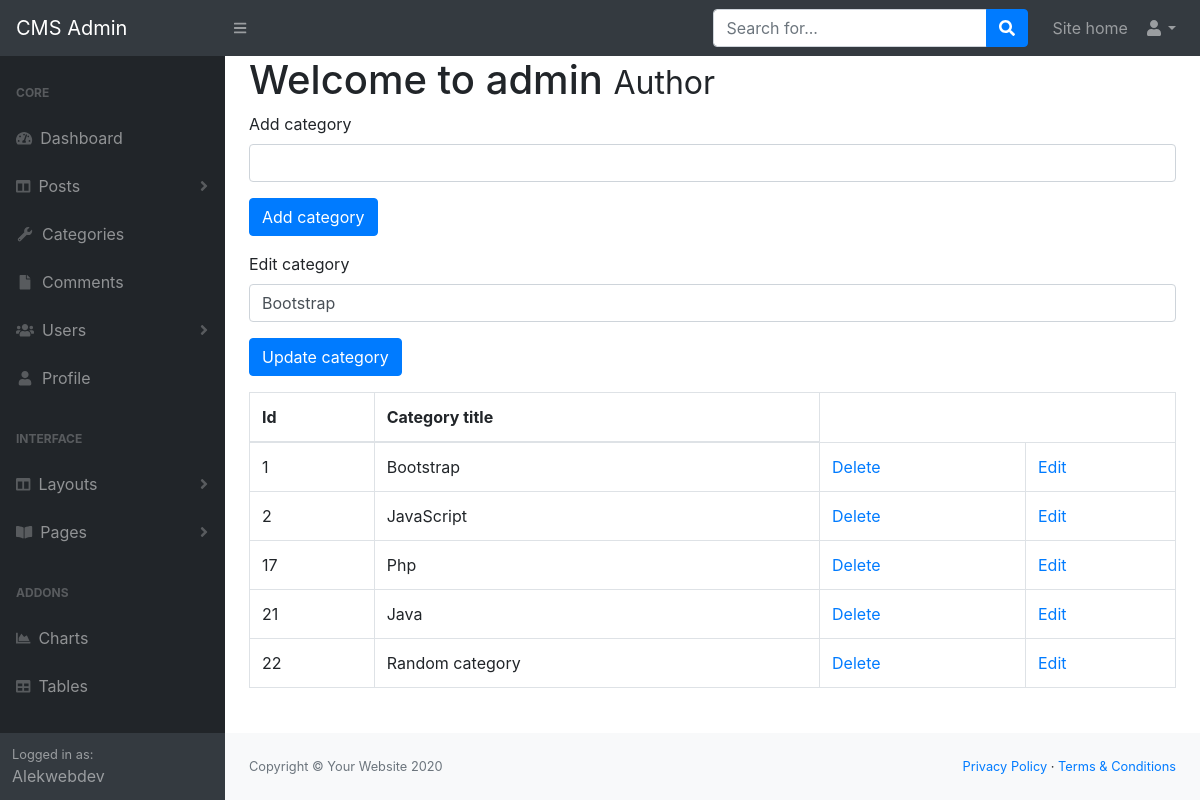
/admin/dist/categories.php?edit=1, run on the app's committed database.
### tables this page shows
CREATE TABLE `categories` (
  `cat_id` int(3) NOT NULL,
  `cat_title` varchar(255) NOT NULL
);

### admin/dist/functions.php (the view, shortened to what this page needs)
<?php
function find_all_categories() {
    global $connection;
    $query = "SELECT * FROM categories";
    $select_categories = mysqli_query($connection, $query);
    while($row = mysqli_fetch_assoc($select_categories)){
    $cat_id = $row['cat_id'];
    $cat_title = $row['cat_title'];
    echo "<tr>";
    echo "<td>{$cat_id}</td>";
    echo "<td>{$cat_title}</td>";
    echo "<td><a href='categories.php?delete={$cat_id}'>Delete</a></td>";
    echo "<td><a href='categories.php?edit={$cat_id}'>Edit</a></td>";
    echo "</tr>";
        }
}
?>

### admin/dist/update_categories.php (shortened to what this page needs)
<form action="" method ="post">
        <div class="form-group">
        <label for="cat_title">Edit category</label>
        <?php
            if(isset($_GET['edit'])){
                $cat_id = $_GET['edit'];
            $query = "SELECT * FROM categories WHERE cat_id = {$cat_id}";
            $select_categories_id = mysqli_query($connection, $query);
            while($row = mysqli_fetch_assoc($select_categories_id)){
                $cat_title = $row['cat_title'];
            }
            ?>
                <input value="<?php if(isset($cat_title)){echo $cat_title;}?>" class = "form-control" type="text" name="cat_title">
        <?php }
        ?>
        </div>
        <div class="form-group">
            <input class = "btn btn-primary" type="submit" name="update_category" value="Update category">
        </div>
    </form>

### data on the page
categories: cat_title "Bootstrap", cat_id "1"
categories: cat_id "2", cat_title "JavaScript"
categories: cat_id "17", cat_title "Php"
categories: cat_id "21", cat_title "Java"
categories: cat_id "22", cat_title "Random category"
